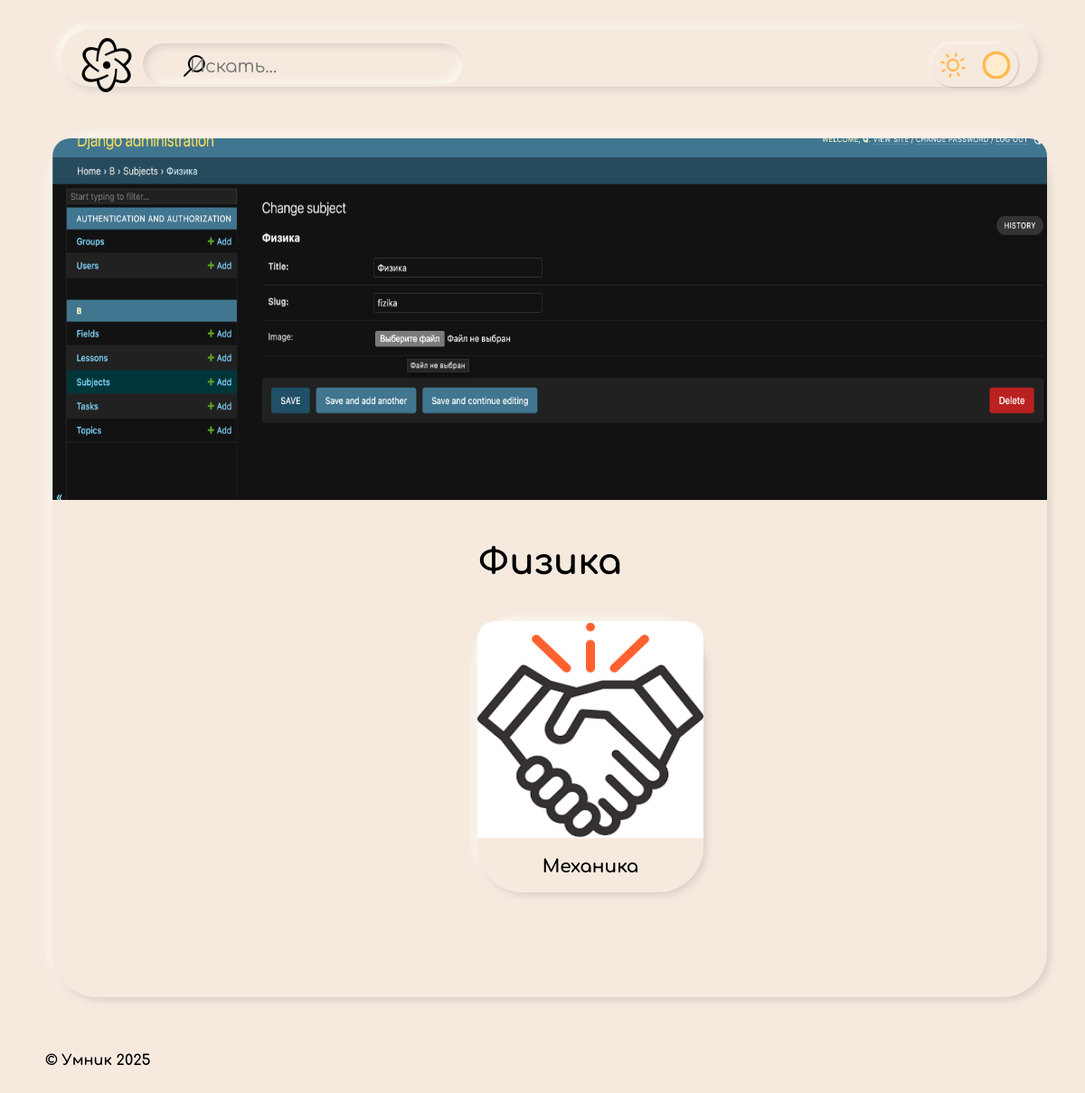
/fizika/, run on an earlier commit of the app's database.
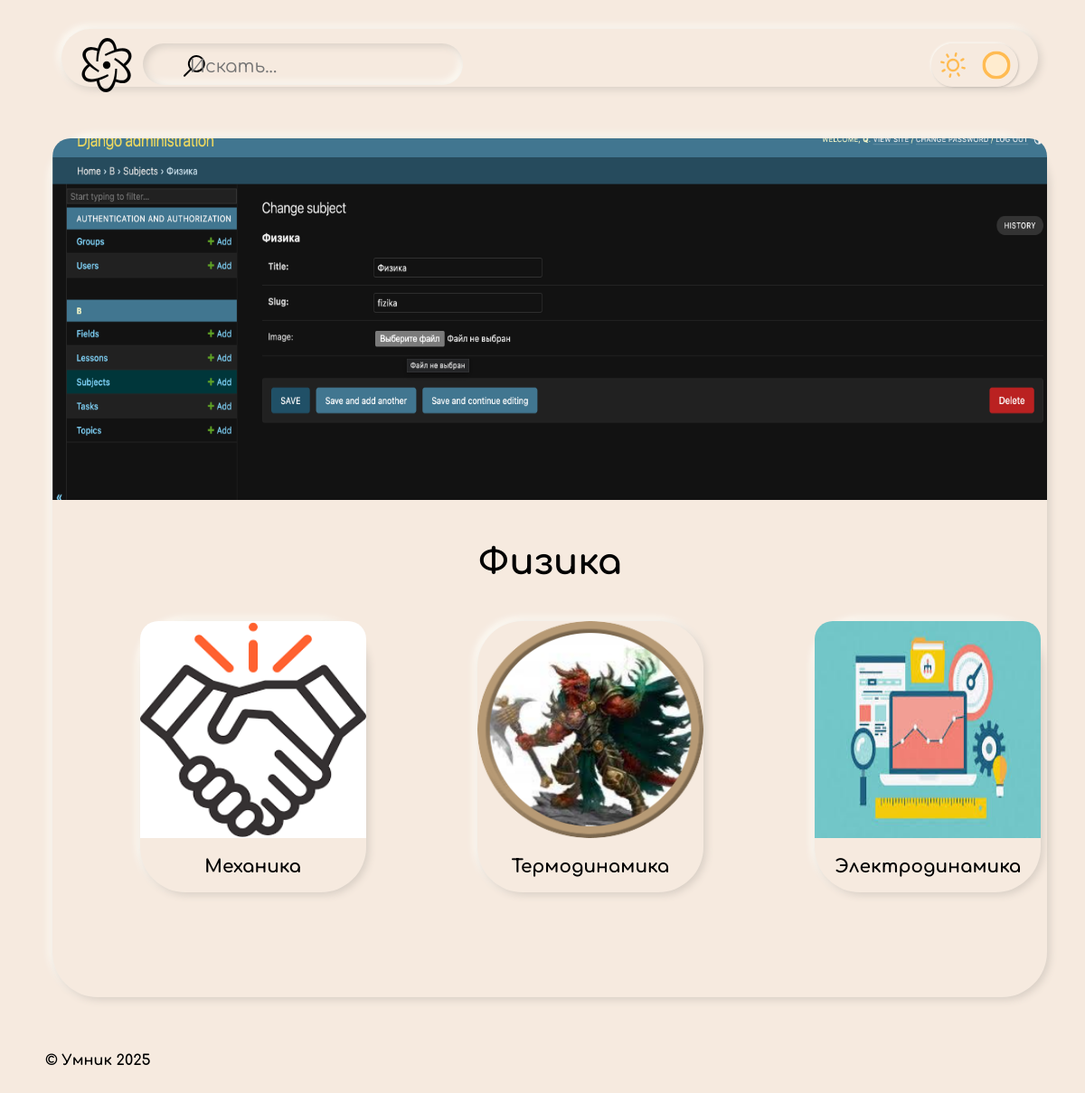
And on a later commit of the database.
### b/models.py (models this page shows, shortened)
class Subject(m.Model):
    uid = m.UUIDField(primary_key = True, default = uuid4, editable = False, verbose_name = "ID")
    title = m.CharField(max_length=200)
    slug = m.SlugField(unique=True)
    image = m.ImageField(upload_to='img/subjects/', blank=True, null=True)
    created_at = m.DateTimeField(auto_now_add=True)

class Field(m.Model):
    uid = m.UUIDField(primary_key = True, default = uuid4, editable = False, verbose_name = "ID")
    subject = m.ForeignKey(Subject, on_delete=m.CASCADE, related_name='field_subject', null = True, blank = True)
    title = m.CharField(max_length=200)
    slug = m.SlugField(unique=True)
    image = m.ImageField(upload_to='img/subjects/', blank=True, null=True)
    created_at = m.DateTimeField(auto_now_add=True)

### b/views.py (the view)
# urls.py: path('<slug:subject_slug>/', subject, name='subject'),
def subject(request, subject_slug):
    subject = get_object_or_404(Subject, slug=subject_slug)
    fields = Field.objects.filter(subject=subject)
    c = {
        'subject': subject,
        'fields': fields,
    }
    return render(request, 'subject.html', c)

### b/templatetags/svg_inserter.py (called while the page is built)
@register.simple_tag
def include_svg(file_name, **attrs):
    svg_dir = getattr(settings, "SVG_DIR", os.path.join(settings.BASE_DIR, "static", "svg"))
    svg_path = os.path.join(svg_dir, file_name)
    if not os.path.exists(svg_path):
        return f"<!-- SVG not found: {file_name} -->"
    try:
        with open(svg_path, "r", encoding="utf-8") as svg_file:
            svg_content = svg_file.read()
        if attrs:
            from bs4 import BeautifulSoup
            soup = BeautifulSoup(svg_content, "html.parser")
            svg_tag = soup.find("svg")
            if svg_tag:
                for key, value in attrs.items():
                    svg_tag[key] = value
                svg_content = str(soup)
        return mark_safe(svg_content)
    except Exception as e:
        return f"<!-- Error loading SVG: {e} -->"

### b/templates/subject.html (shortened to what this page needs)
{% extends 'navbar.html' %}
{% block content %}
{% load static %}
<!DOCTYPE html>
<html lang="en">
<head>
</head>
<body>
    <div class="container">
        <img
            src="{{subject.image.url}}"
            id ="subjectIMG"
            alt="">
        <h1 id="subjectTitle">{{ subject.title }}</h1>
        <ul class="fields-list">
            {% for field in fields %}
                <a href="{% url 'field' subject.slug field.slug %}" class="field-link">
                    <li class="field">
                        <img
                        src="{{ field.image.url }}"
                        id="fieldIMG"
                        alt="">
                        <h4 class="field-title">{{ field.title }}</h4>
                    </li>
                </a>
            {% endfor %}
        </ul>
    </div>
</body>
</html>
{% endblock %}

### b/templates/navbar.html (shortened to what this page needs)
{% load static %}
{% load svg_inserter %}
<!DOCTYPE html>
<html lang="en">
<head>
</head>
<body>
    <header>
        <a href="/">
            <div class="logo">
                {% include_svg "logo1.svg" class="example-class" id="example-id" %}
            </div>
        </a>
        <div class="search-bar-wrapper">
            <input
                type="text"
                placeholder="Искать..."
                id="searchQuery"
                autocomplete="off" />
        </div>
        <div class="mode-btn">
            <div class="mode">
                <label class="toggle-mode">
                    <div class="toggle-slot">
                    <div class="sun-icon-wrapper">
                    </div>
                    <div class="toggle-button"></div>
                    </div>
                </label>
            </div>
        </div>
    </header>
    {% block content %}
    {% endblock %}
    <footer>
        <div class="copyright-wrapper">
            <h4>© Умник 2025</h4>
        </div>
    </footer>
</body>

What changed in the data, as far as the page shows it:
added Field: image (picture), title "Термодинамика"
added Field: image (picture), title "Электродинамика"
